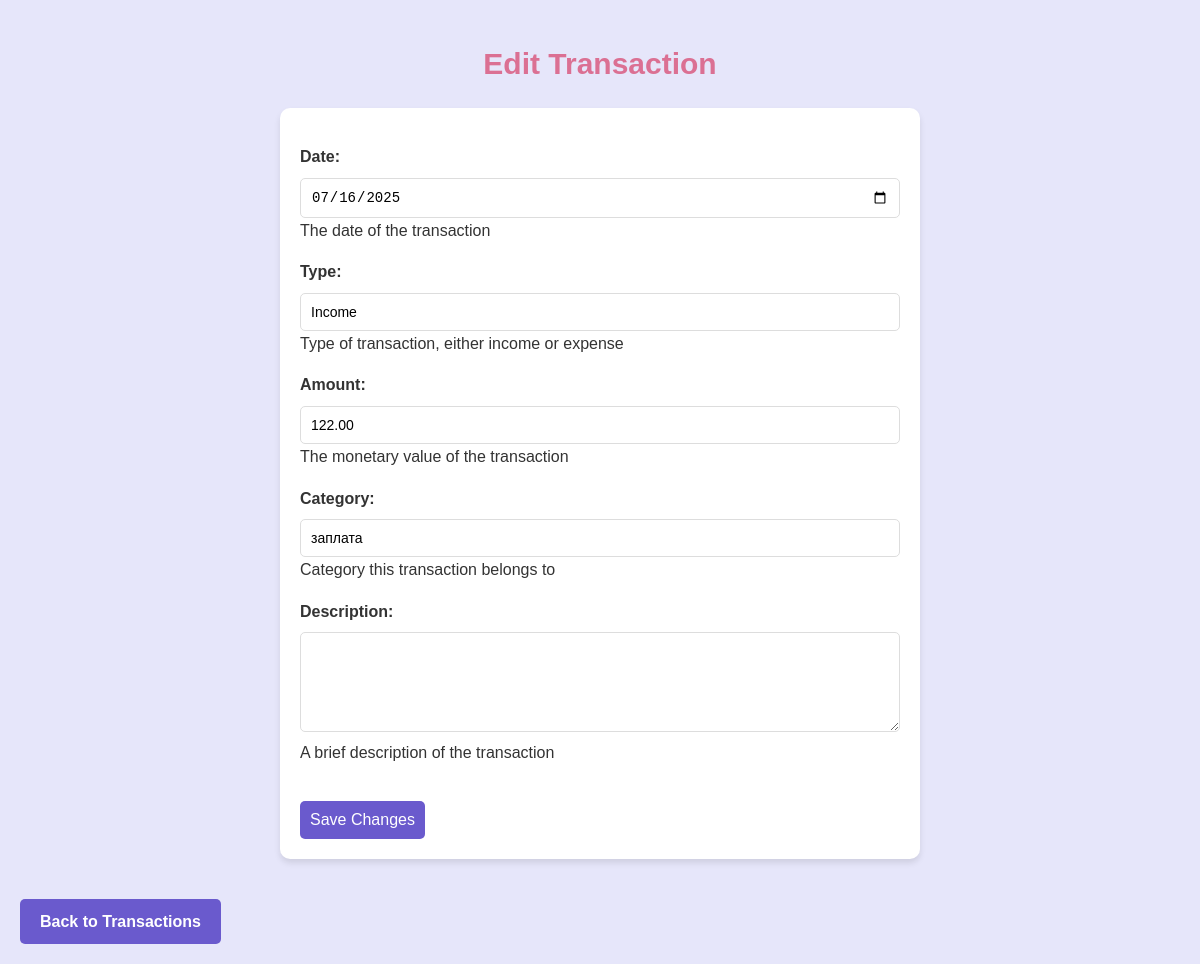
The app's page /edit_transaction/52/ (signed in) with its own data.
### tracker/models.py (models this page shows, shortened)
class Transaction(models.Model):
    TYPE_CHOICES = (
        ('income', 'Income'),
        ('expense', 'Expense'),
    )
    user = models.ForeignKey(User, on_delete=models.CASCADE, related_name='transactions', null=True, blank=True)
    date = models.DateField(help_text="The date of the transaction")
    type = models.CharField(max_length=7, choices=TYPE_CHOICES, default='expense', help_text="Type of transaction, either income or expense")
    amount = models.DecimalField(max_digits=10, decimal_places=2, help_text="The monetary value of the transaction")
    category = models.ForeignKey('Category', related_name='transactions', on_delete=models.SET_NULL, null=True, blank=True, help_text="Category this transaction belongs to")
    description = models.TextField(blank=True, help_text="A brief description of the transaction")

### tracker/views.py (the view)
# urls.py: path('edit_transaction/<int:transaction_id>/', views.edit_transaction, name='edit_transaction'),
@login_required(login_url='/login')
def edit_transaction(request, transaction_id):
    transaction = get_object_or_404(Transaction, id=transaction_id)
    if request.method == 'POST':
        form = TransactionForm(request.POST, instance=transaction)
        if form.is_valid():
            form.save()
            return redirect('list_transactions')
    else:
        form = TransactionForm(instance=transaction)
    return render(request, 'transactions/edit_transaction.html', {'form': form, 'transaction': transaction})

### tracker/forms.py
class TransactionForm(forms.ModelForm):
    class Meta:
        model = Transaction
        fields = ['date', 'type', 'amount', 'category', 'description']
        widgets = {
            'date': forms.DateInput(attrs={'type': 'date'}),
            'type': forms.Select(),
            'category': forms.Select(),
            'description': forms.Textarea(attrs={'rows': 3}),
        }
    def __init__(self, *args, **kwargs):
        super(TransactionForm, self).__init__(*args, **kwargs)
        self.fields['category'].queryset = Category.objects.all()

### tracker/models.py (called while the page is built)
    def __str__(self):
        return self.name

### tracker/templates/transactions/edit_transaction.html (shortened to what this page needs)
{% extends 'base.html' %}
{% block content %}
<h1>Edit Transaction</h1>
<form method="post">
    {{ form.as_p }}
    <button class="btn" type="submit">Save Changes</button>
</form>
<a href="{% url 'list_transactions' %}" class="list-transactions-page">Back to Transactions</a>
{% endblock %}

### tracker/static/generic_styles.css (style rules this page uses)
body { background-color: #e6e6fa; font-family: 'Arial', sans-serif; color: #333; line-height: 1.6; margin: 0; padding: 20px; }
.btn { background-color: #6a5acd; color: white; padding: 10px; border: none; border-radius: 5px; cursor: pointer; transition: background-color 0.3s; text-align: center; margin-top: 20px; font-size: 16px; }
h1 { color: #db7093; text-align: center; margin-bottom: 20px; font-size: 30px; }
a { display: inline-block; margin-top: 15px; color: #6a5acd; text-decoration: none; font-weight: bold; text-align: center; }
form { background-color: #ffffff; padding: 20px; border-radius: 10px; box-shadow: 0 4px 6px rgba(0, 0, 0, 0.1); max-width: 600px; margin: 20px auto; }
form p { margin-bottom: 15px; }
form label { display: block; margin-bottom: 8px; color: #333; font-weight: bold; }
form input[type="text"], form input[type="date"], form input[type="number"], form select, form textarea { width: 100%; padding: 10px; border: 1px solid #ddd; border-radius: 5px; font-size: 14px; box-sizing: border-box; }
form select { appearance: none; background-color: white; }
form textarea { resize: vertical; min-height: 100px; }
.list-transactions-page { display: inline-block; margin-top: 20px; padding: 10px 20px; background-color: #6a5acd; color: white; text-decoration: none; border-radius: 5px; transition: background-color 0.3s; }

### records on screen
Transaction: date "07/16/2025", type "Income", amount "122.00", category "заплата"
